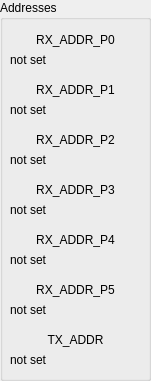
   <widget class="QGroupBox" name="groupBox_16">
    <property name="geometry">
     <rect>
      <x>480</x>
      <y>310</y>
      <width>151</width>
      <height>381</height>
     </rect>
    </property>
    <property name="title">
     <string>Addresses</string>
    </property>
    <widget class="QLabel" name="label_4">
     <property name="geometry">
      <rect>
       <x>10</x>
       <y>30</y>
       <width>131</width>
       <height>19</height>
      </rect>
     </property>
     <property name="text">
      <string>RX_ADDR_P0</string>
     </property>
     <property name="alignment">
      <set>Qt::AlignCenter</set>
     </property>
    </widget>
    <widget class="QLabel" name="lRX_ADDR_P0">
     <property name="geometry">
      <rect>
       <x>10</x>
       <y>50</y>
       <width>131</width>
       <height>19</height>
      </rect>
     </property>
     <property name="toolTip">
      <string>0A</string>
     </property>
     <property name="text">
      <string>not set</string>
     </property>
    </widget>
    <widget class="QLabel" name="label_5">
     <property name="geometry">
      <rect>
       <x>10</x>
       <y>80</y>
       <width>131</width>
       <height>19</height>
      </rect>
     </property>
     <property name="toolTip">
      <string/>
     </property>
     <property name="text">
      <string>RX_ADDR_P1</string>
     </property>
     <property name="alignment">
      <set>Qt::AlignCenter</set>
     </property>
    </widget>
    <widget class="QLabel" name="lRX_ADDR_P1">
     <property name="geometry">
      <rect>
       <x>10</x>
       <y>100</y>
       <width>131</width>
       <height>19</height>
      </rect>
     </property>
     <property name="toolTip">
      <string>0B</string>
     </property>
     <property name="text">
      <string>not set</string>
     </property>
    </widget>
    <widget class="QLabel" name="label_6">
     <property name="geometry">
      <rect>
       <x>10</x>
       <y>130</y>
       <width>131</width>
       <height>19</height>
      </rect>
     </property>
     <property name="text">
      <string>RX_ADDR_P2</string>
     </property>
     <property name="alignment">
      <set>Qt::AlignCenter</set>
     </property>
    </widget>
    <widget class="QLabel" name="lRX_ADDR_P2">
     <property name="geometry">
      <rect>
       <x>10</x>
       <y>150</y>
       <width>131</width>
       <height>19</height>
      </rect>
     </property>
     <property name="toolTip">
      <string>0C</string>
     </property>
     <property name="text">
      <string>not set</string>
     </property>
    </widget>
    <widget class="QLabel" name="label_7">
     <property name="geometry">
      <rect>
       <x>10</x>
       <y>180</y>
       <width>131</width>
       <height>19</height>
      </rect>
     </property>
     <property name="text">
      <string>RX_ADDR_P3</string>
     </property>
     <property name="alignment">
      <set>Qt::AlignCenter</set>
     </property>
    </widget>
    <widget class="QLabel" name="lRX_ADDR_P3">
     <property name="geometry">
      <rect>
       <x>10</x>
       <y>200</y>
       <width>131</width>
       <height>19</height>
      </rect>
     </property>
     <property name="toolTip">
      <string>0D</string>
     </property>
     <property name="text">
      <string>not set</string>
     </property>
    </widget>
    <widget class="QLabel" name="label_8">
     <property name="geometry">
      <rect>
       <x>10</x>
       <y>230</y>
       <width>131</width>
       <height>19</height>
      </rect>
     </property>
     <property name="text">
      <string>RX_ADDR_P4</string>
     </property>
     <property name="alignment">
      <set>Qt::AlignCenter</set>
     </property>
    </widget>
    <widget class="QLabel" name="lRX_ADDR_P4">
     <property name="geometry">
      <rect>
       <x>10</x>
       <y>250</y>
       <width>131</width>
       <height>19</height>
      </rect>
     </property>
     <property name="toolTip">
      <string>0E</string>
     </property>
     <property name="text">
      <string>not set</string>
     </property>
    </widget>
    <widget class="QLabel" name="label_9">
     <property name="geometry">
      <rect>
       <x>10</x>
       <y>280</y>
       <width>131</width>
       <height>19</height>
      </rect>
     </property>
     <property name="text">
      <string>RX_ADDR_P5</string>
     </property>
     <property name="alignment">
      <set>Qt::AlignCenter</set>
     </property>
    </widget>
    <widget class="QLabel" name="lRX_ADDR_P5">
     <property name="geometry">
      <rect>
       <x>10</x>
       <y>300</y>
       <width>131</width>
       <height>19</height>
      </rect>
     </property>
     <property name="toolTip">
      <string>0F</string>
     </property>
     <property name="text">
      <string>not set</string>
     </property>
    </widget>
    <widget class="QLabel" name="label_10">
     <property name="geometry">
      <rect>
       <x>10</x>
       <y>330</y>
       <width>131</width>
       <height>19</height>
      </rect>
     </property>
     <property name="text">
      <string>TX_ADDR</string>
     </property>
     <property name="alignment">
      <set>Qt::AlignCenter</set>
     </property>
    </widget>
    <widget class="QLabel" name="lTX_ADDR">
     <property name="geometry">
      <rect>
       <x>10</x>
       <y>350</y>
       <width>131</width>
       <height>19</height>
      </rect>
     </property>
     <property name="toolTip">
      <string>10</string>
     </property>
     <property name="text">
      <string>not set</string>
     </property>
    </widget>
   </widget>
